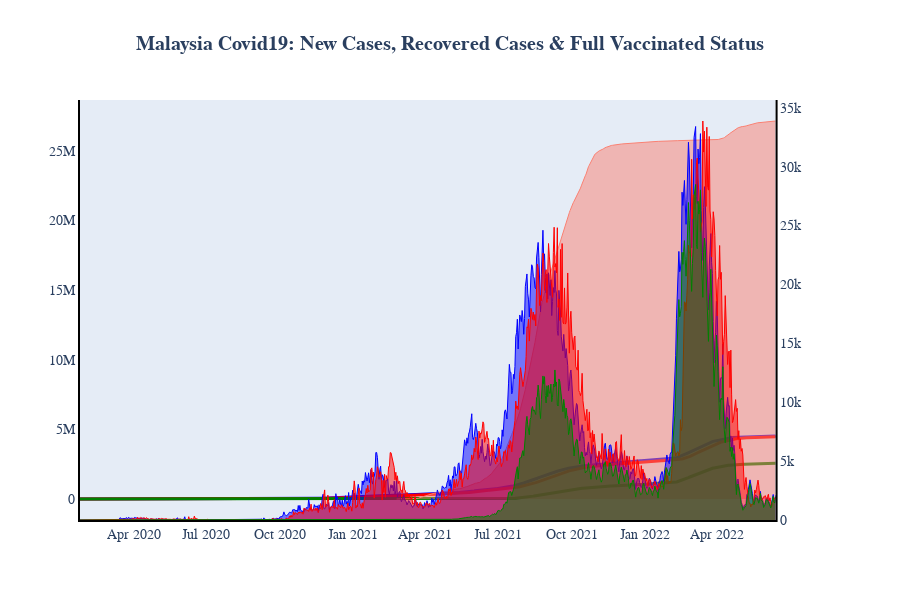

Source (notebook cell):
### Code cell
fig = make_subplots(shared_xaxes=True, specs=[[{'secondary_y': True}]])

#Graph 1
fig.add_trace(go.Scatter(x = df_mas_cases['date'], y = df_mas_cases['cases_new'], 
                         fill='tozeroy',mode='lines', name ='Positive Cases', 
                         line = dict(color='blue', width=1)), secondary_y=True, row=1, col=1)
fig.add_trace(go.Scatter(x = df_mas_cases['date'], y = df_mas_cases['cases_recovered'],
                         fill='tozeroy',mode='lines',name = 'Recovered Cases',
                         line = dict(color='red', width=1)
                        ),secondary_y=True, row=1, col=1)
fig.add_trace(go.Scatter(x = df_mas_cases['date'], y = df_mas_cases['total_vax'],
                         fill='tozeroy',mode='lines',name = 'Vaccinated Cases',
                         line = dict(color='green', width=1)
                        ), secondary_y=True, row=1, col=1)
fig.add_trace(go.Scatter(x = df_mas_cases['date'], y = df_mas_cases['cum_new'],
                         name ='Cumulative Cases', line = dict(color='blue', width=3)
                        ), secondary_y=False, row=1, col=1)
fig.add_trace(go.Scatter(x = df_mas_cases['date'], y = df_mas_cases['cum_recovered'],
                         name = 'Cumulative Recovered',line = dict(color='red', width=3)
                        ), secondary_y=False, row=1, col=1)
fig.add_trace(go.Scatter(x = df_mas_cases['date'], y = df_mas_cases['cum_vax'],
                         name = 'Cumulative Vaccinated Cases',
                         line = dict(color='green', width=3)
                        ),secondary_y=False, row=1, col=1)
fig.add_trace(go.Scatter(x = df_mas_vaksin['date'], y = df_mas_vaksin['Cum. Daily'],
                         fill='tozeroy',mode='lines',name = 'Full Vaccinated',
                         line = dict(color='salmon', width=1)),secondary_y=False, row=1, col=1)

fig.update_layout(title_text='<b>Malaysia Covid19: New Cases, Recovered Cases & Full Vaccinated Status</b>',
                  title_x=0.5, showlegend=False,height=600)
fig.update_xaxes(title_text='')
fig.update_annotations(font=dict(family="Helvetica", size=12))
fig.update_layout(font=dict(family="Helvetica", size=14))
fig.update_xaxes(showgrid=False, zeroline=False, showline=True, linewidth=2, linecolor='black')
fig.update_yaxes(showgrid=False, zeroline=False, showline=True, linewidth=2, linecolor='black')
fig.show()

### Figure 1 — Plotly figure (JSON) as saved in the notebook; plotly's stock layout.template omitted (floating-point values rounded to 4 significant figures; data arrays with more than 128 entries replaced by an {"elided": "..."} marker saying what was removed)
{"data": [{"fill": "tozeroy", "line": {"color": "blue", "width": 1}, "mode": "lines", "name": "Positive Cases", "type": "scatter", "x": {"elided": "871 str values"}, "xaxis": "x", "y": {"elided": "871 int values"}, "yaxis": "y2"}, {"fill": "tozeroy", "line": {"color": "red", "width": 1}, "mode": "lines", "name": "Recovered Cases", "type": "scatter", "x": {"elided": "871 str values"}, "xaxis": "x", "y": {"elided": "871 int values"}, "yaxis": "y2"}, {"fill": "tozeroy", "line": {"color": "green", "width": 1}, "mode": "lines", "name": "Vaccinated Cases", "type": "scatter", "x": {"elided": "871 str values"}, "xaxis": "x", "y": {"elided": "871 int values"}, "yaxis": "y2"}, {"line": {"color": "blue", "width": 3}, "name": "Cumulative Cases", "type": "scatter", "x": {"elided": "871 str values"}, "xaxis": "x", "y": {"elided": "871 int values"}, "yaxis": "y"}, {"line": {"color": "red", "width": 3}, "name": "Cumulative Recovered", "type": "scatter", "x": {"elided": "871 str values"}, "xaxis": "x", "y": {"elided": "871 int values"}, "yaxis": "y"}, {"line": {"color": "green", "width": 3}, "name": "Cumulative Vaccinated Cases", "type": "scatter", "x": {"elided": "871 str values"}, "xaxis": "x", "y": {"elided": "871 int values"}, "yaxis": "y"}, {"fill": "tozeroy", "line": {"color": "salmon", "width": 1}, "mode": "lines", "name": "Full Vaccinated", "type": "scatter", "x": {"elided": "475 str values"}, "xaxis": "x", "y": {"elided": "475 int values"}, "yaxis": "y"}], "layout": {"font": {"family": "Helvetica", "size": 14}, "height": 600, "showlegend": false, "title": {"text": "<b>Malaysia Covid19: New Cases, Recovered Cases & Full Vaccinated Status</b>", "x": 0.5}, "xaxis": {"anchor": "y", "domain": [0, 0.94], "linecolor": "black", "linewidth": 2, "showgrid": false, "showline": true, "title": {"text": ""}, "zeroline": false}, "yaxis": {"anchor": "x", "domain": [0, 1], "linecolor": "black", "linewidth": 2, "showgrid": false, "showline": true, "zeroline": false}, "yaxis2": {"anchor": "x", "linecolor": "black", "linewidth": 2, "overlaying": "y", "showgrid": false, "showline": true, "side": "right", "zeroline": false}}}
